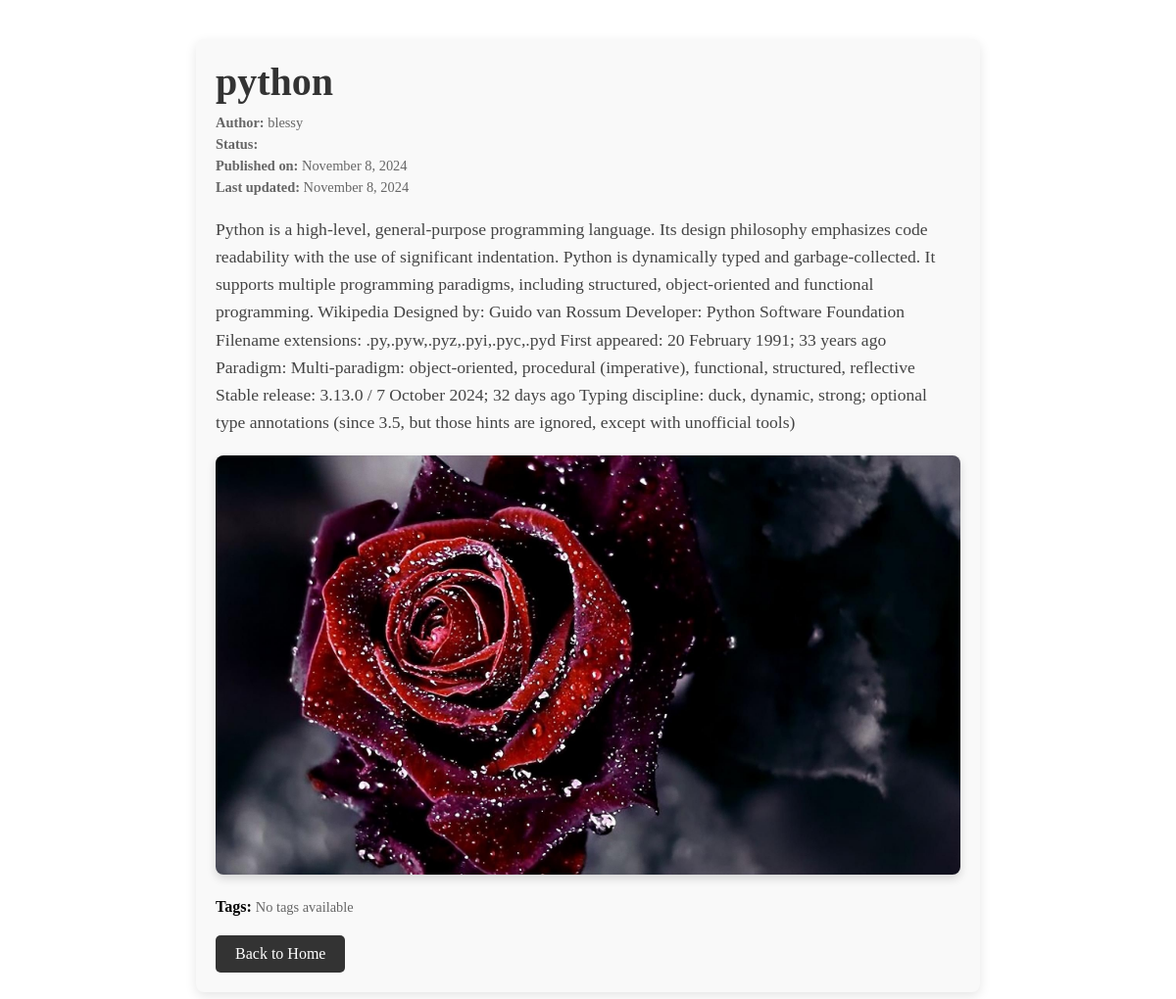
Page /blog_details/1/ on the committed database.
### apps/models.py (models this page shows)
class Blogs_post(models.Model):
    title=models.CharField(max_length=100)
    description=models.TextField()
    author=models.ForeignKey(User,on_delete=models.CASCADE,null=True,blank=True)
    tags = models.ManyToManyField(Tag, blank=True)
    STATUS_CHOICES = [
        ('Pending', 'Pending'),
        ('Approved', 'Approved'),
        ('Rejected', 'Rejected'),
    ]
    created_at=models.DateTimeField(auto_now_add=True)
    last_updated = models.DateTimeField(auto_now_add=True)
    images = models.ImageField(upload_to="images/")

### apps/views.py (the view)
# urls.py: path('blog_details/<int:pk>/',views.blog_details,name='blog_details' ),
def blog_details(request,pk):
    blog = Blogs_post.objects.get(id=pk)
    context = {'blog': blog}
    return render(request, 'blog/blog_details.html', context)

### apps/templates/blog/blog_details.html (shortened to what this page needs)
<!DOCTYPE html>
<html lang="en">
<head>
</head>
<body>
    <div class="blog-detail-container">
        <div class="blog-header">
            <h1>{{ blog.title }}</h1>
            <p class="author"><strong>Author:</strong> {{ blog.author }}</p>
            <p class="status"><strong>Status:</strong> {{ blog.get_status_display }}</p>
            <p class="date"><strong>Published on:</strong> {{ blog.created_at|date:"F j, Y" }}</p>
            <p class="last-updated"><strong>Last updated:</strong> {{ blog.last_updated|date:"F j, Y" }}</p>
        </div>
        <div class="blog-content">
            <p>{{ blog.description }}</p>
        </div>
        {% if blog.images %}
            <div class="blog-image">
                <img src="{{ blog.images.url }}" alt="{{ blog.title }}">
            </div>
        {% endif %}
        <div class="tags">
            <strong>Tags:</strong>
            {% for tag in blog.tags.all %}
                <span class="tag">{{ tag.blog_tag }}</span>
            {% empty %}
                <span class="no-tags">No tags available</span>
            {% endfor %}
        </div>
        <a href="{% url 'home' %}" class="back-button">Back to Home</a>
    </div>
</body>
</html>

### apps/templates/blog/blog_details.html (style rules this page uses)
* { margin: 0; padding: 0; box-sizing: border-box; }
.blog-detail-container { max-width: 800px; margin: 40px auto; padding: 20px; background-color: #f9f9f9; border-radius: 8px; box-shadow: 0 4px 12px rgba(0, 0, 0, 0.1); }
.blog-header h1 { font-size: 2.5em; color: #333; margin-bottom: 10px; }
.author, .status, .date, .last-updated { font-size: 0.9em; color: #666; margin: 5px 0; }
.blog-content { margin-top: 20px; font-size: 1.1em; line-height: 1.6; color: #444; }
.blog-image { margin-top: 20px; text-align: center; }
.blog-image img { max-width: 100%; border-radius: 8px; box-shadow: 0 4px 10px rgba(0, 0, 0, 0.15); }
.tags { margin-top: 20px; }
.no-tags { color: #666; font-size: 0.9em; }
.back-button { display: inline-block; margin-top: 20px; padding: 10px 20px; background-color: #333; color: #fff; text-decoration: none; border-radius: 5px; transition: background-color 0.3s ease; }

### rows in the picture
Blogs_post: title "python", author "blessy", created_at "November 8, 2024", last_updated "November 8, 2024", description "Python is a high-level, general-purpose programming language. Its design philosophy emphasizes code readability with the use of significant indentation. Python is dynamically typed and garbage-collected. It supports multiple programming paradigms, including structured, object-oriented and functional programming. Wikipedia Designed by: Guido van Rossum Developer: Python Software Foundation Filename extensions: .py,.pyw,.pyz,.pyi,.pyc,.pyd First appeared: 20 February 1991; 33 years ago Paradigm: Multi-paradigm: object-oriented, procedural (imperative), functional, structured, reflective Stable release: 3.13.0 / 7 October 2024; 32 days ago Typing discipline: duck, dynamic, strong; optional…", images (picture)
